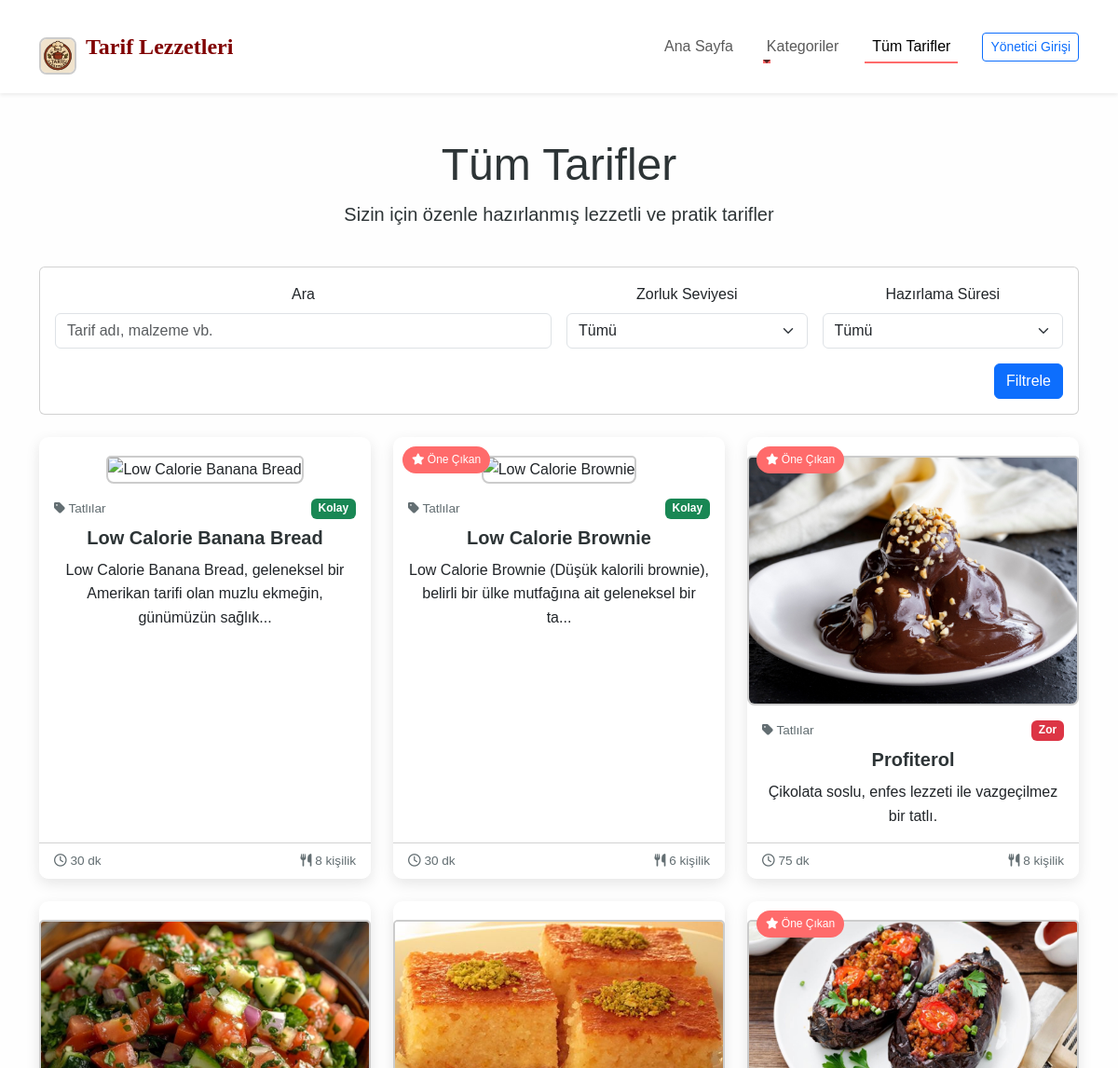
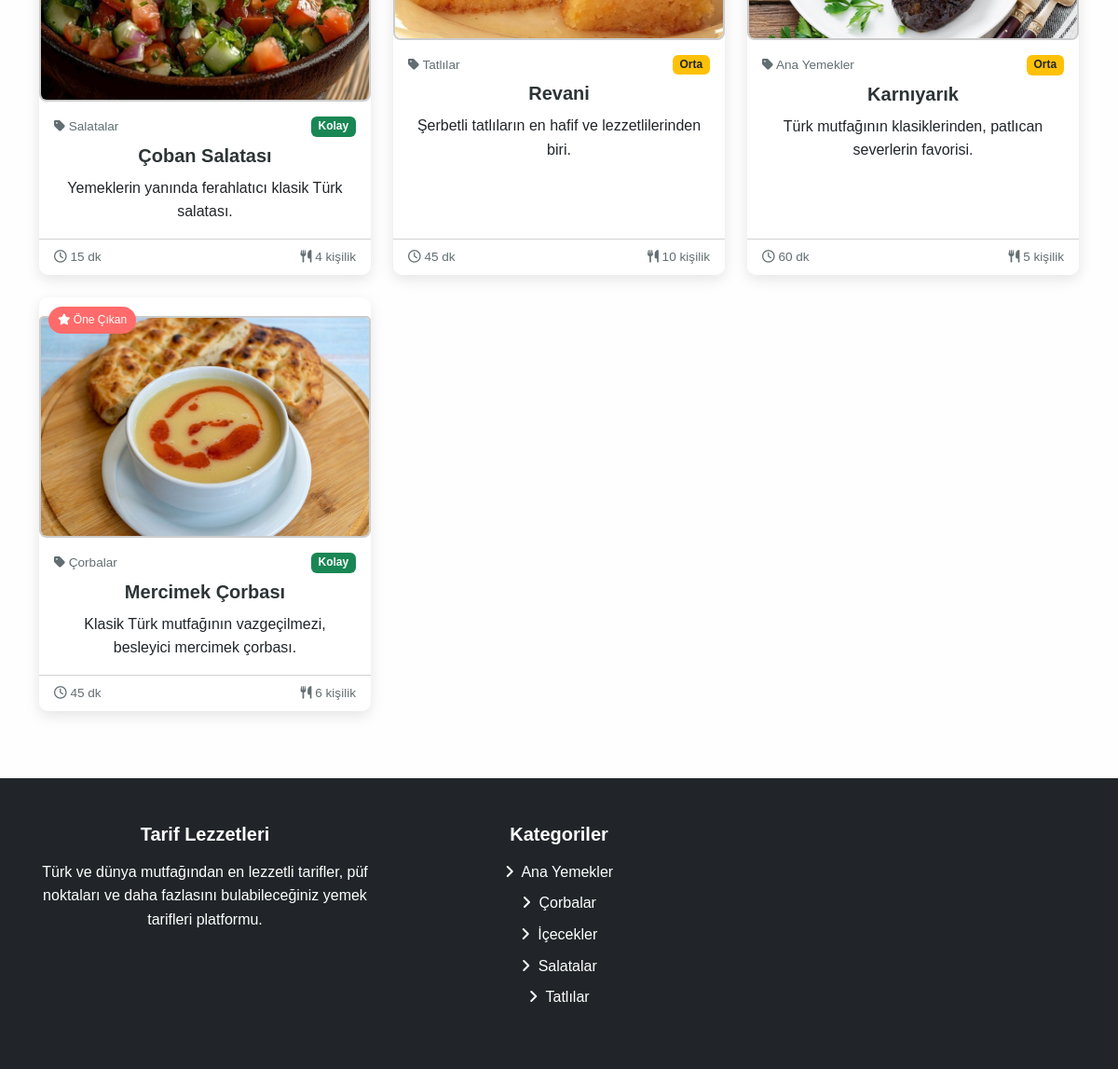
/tarifler.php, run on the app's committed database (2 pictures, top to bottom).
### tables this page shows
CREATE TABLE `tarifler` (
  `id` int(11) NOT NULL,
  `kategori_id` int(11) NOT NULL,
  `tarif_adi` varchar(255) NOT NULL,
  `aciklama` text NOT NULL,
  `malzemeler` text NOT NULL,
  `yapilis` text NOT NULL,
  `sure` int(11) NOT NULL COMMENT 'Dakika cinsinden',
  `porsiyon` int(11) NOT NULL,
  `zorluk` enum('Kolay','Orta','Zor') NOT NULL DEFAULT 'Orta',
  `resim` varchar(255) DEFAULT NULL,
  `video_url` varchar(255) DEFAULT NULL,
  `eklenme_tarihi` timestamp NOT NULL DEFAULT current_timestamp(),
  `guncelleme_tarihi` timestamp NULL DEFAULT NULL ON UPDATE current_timestamp(),
  `yazar` varchar(100) DEFAULT NULL,
  `one_cikan` tinyint(1) NOT NULL DEFAULT 0,
  `goruntulenme` int(11) NOT NULL DEFAULT 0
);

CREATE TABLE `kategoriler` (
  `id` int(11) NOT NULL,
  `kategori_adi` varchar(100) NOT NULL,
  `aciklama` text DEFAULT NULL,
  `resim` varchar(255) DEFAULT NULL,
  `olusturma_tarihi` timestamp NOT NULL DEFAULT current_timestamp()
);

### includes/config.php (called while the page is built, shortened)
<?php
try {
    $db = new PDO("mysql:host=".DB_HOST.";dbname=".DB_NAME.";charset=utf8", DB_USER, DB_PASS);
    $db->setAttribute(PDO::ATTR_ERRMODE, PDO::ERRMODE_EXCEPTION);
    $db->setAttribute(PDO::ATTR_DEFAULT_FETCH_MODE, PDO::FETCH_ASSOC);
} catch(PDOException $e) {
    die("Veritabanı bağlantı hatası: " . $e->getMessage());
}
function kisalt($icerik, $uzunluk = 100) {
    if(strlen($icerik) > $uzunluk) {
        $icerik = substr($icerik, 0, $uzunluk) . '...';
    }
    return $icerik;
}
function kategorileri_getir() {
    global $db;
    $sorgu = $db->query("SELECT * FROM kategoriler ORDER BY kategori_adi ASC");
    return $sorgu->fetchAll();
}

### tarifler.php (the view, shortened to what this page needs)
<?php
include 'includes/header.php';
$aranan = isset($_GET['q']) ? guvenlik($_GET['q']) : '';
$sayfa = isset($_GET['sayfa']) && is_numeric($_GET['sayfa']) ? (int)$_GET['sayfa'] : 1;
$limit = 12;
$baslangic = ($sayfa - 1) * $limit;
$sql = "SELECT * FROM tarifler";
$sql .= " ORDER BY eklenme_tarihi DESC LIMIT :baslangic, :limit";
$sorgu = $db->prepare($sql);
$sorgu->bindValue(':baslangic', $baslangic, PDO::PARAM_INT);
$sorgu->bindValue(':limit', $limit, PDO::PARAM_INT);
$sorgu->execute();
$tarifler = $sorgu->fetchAll();
?>
<div class="container">
    <div class="row mb-4">
        <div class="col-12">
            <h1 class="display-5 text-center">Tüm Tarifler</h1>
            <p class="lead text-center">Sizin için özenle hazırlanmış lezzetli ve pratik tarifler</p>
        </div>
    </div>
    <div class="card mb-4">
        <div class="card-body">
            <form action="tarifler.php" method="GET" class="row g-3">
                <div class="col-md-6">
                    <label for="q" class="form-label">Ara</label>
                    <input type="text" class="form-control" id="q" name="q" placeholder="Tarif adı, malzeme vb." value="<?php echo $aranan; ?>">
                </div>
                <div class="col-md-3">
                    <label for="zorluk" class="form-label">Zorluk Seviyesi</label>
                    <select class="form-select" id="zorluk" name="zorluk">
                        <option value="">Tümü</option>
                    </select>
                </div>
                <div class="col-md-3">
                    <label for="sure" class="form-label">Hazırlama Süresi</label>
                    <select class="form-select" id="sure" name="sure">
                        <option value="">Tümü</option>
                    </select>
                </div>
                <div class="col-12 text-end">
                    <button type="submit" class="btn btn-primary">Filtrele</button>
                </div>
            </form>
        </div>
    </div>
    <div class="row">
        <?php if(count($tarifler) > 0): ?>
            <?php foreach($tarifler as $tarif): ?>
            <div class="col-lg-4 col-md-6 mb-4">
                <div class="card recipe-card h-100">
                    <div class="recipe-image">
                        <?php if($tarif['one_cikan']): ?>
                        <div class="recipe-featured"><i class="fas fa-star"></i> Öne Çıkan</div>
                        <?php endif; ?>
                    </div>
                    <div class="card-body">
                        <div class="recipe-meta d-flex justify-content-between mb-2">
                            <span class="recipe-category"><i class="fas fa-tag"></i> <?php
                                $kat_sorgu = $db->prepare("SELECT kategori_adi FROM kategoriler WHERE id = :id");
                                $kat_sorgu->execute(['id' => $tarif['kategori_id']]);
                                $kategori = $kat_sorgu->fetch();
                                echo $kategori['kategori_adi'];
                            ?></span>
                            <span class="recipe-difficulty badge <?php
                                if($tarif['zorluk'] == 'Kolay') echo 'bg-success';
                                elseif($tarif['zorluk'] == 'Orta') echo 'bg-warning text-dark';
                                else echo 'bg-danger';
                            ?>"><?php echo $tarif['zorluk']; ?></span>
                        </div>
                        <h5 class="card-title"><a href="tarif_detay.php?id=<?php echo $tarif['id']; ?>" class="text-decoration-none"><?php echo $tarif['tarif_adi']; ?></a></h5>
                        <p class="card-text"><?php echo kisalt($tarif['aciklama'], 100); ?></p>
                    </div>
                    <div class="card-footer bg-white d-flex justify-content-between align-items-center">
                        <div class="recipe-time"><i class="far fa-clock"></i> <?php echo $tarif['sure']; ?> dk</div>
                        <div class="recipe-portions"><i class="fas fa-utensils"></i> <?php echo $tarif['porsiyon']; ?> kişilik</div>
                    </div>
                </div>
            </div>
            <?php endforeach; ?>
        <?php endif; ?>
    </div>
</div>
<?php include 'includes/footer.php'; ?>

### includes/footer.php (shortened to what this page needs)
 </main>
    <footer class="bg-dark text-white py-5">
        <div class="container">
            <div class="row">
                <div class="col-md-4 mb-4 mb-md-0">
                    <h5 class="mb-3">Tarif Lezzetleri</h5>
                    <p>Türk ve dünya mutfağından en lezzetli tarifler, püf noktaları ve daha fazlasını bulabileceğiniz yemek tarifleri platformu.</p>
                </div>
                <div class="col-md-4 mb-4 mb-md-0">
                    <h5 class="mb-3">Kategoriler</h5>
                    <ul class="list-unstyled">
                        <?php
                        $footer_kategoriler = kategorileri_getir();
                        foreach($footer_kategoriler as $kategori):
                        ?>
                        <li class="mb-2"><a href="kategori.php?id=<?php echo $kategori['id']; ?>" class="text-white text-decoration-none"><i class="fas fa-angle-right me-1"></i> <?php echo $kategori['kategori_adi']; ?></a></li>
                        <?php endforeach; ?>
                    </ul>
                </div>
    </footer>
</body>
</html>

### assets/css/style.css (style rules this page uses)
:root { --primary: #ff6b6b; --secondary: #4ecdc4; --dark: #2d3436; --light: #f9f9f9; --gray: #dfe6e9; --success: #55efc4; --warning: #ffeaa7; --danger: #ff7675; --info: #74b9ff; }
body { font-family: 'Nunito', -apple-system, BlinkMacSystemFont, "Segoe UI", Roboto, "Helvetica Neue", Arial, sans-serif; color: var(--dark); background-color: var(--light); line-height: 1.6; }
a { color: var(--primary); transition: all 0.3s ease; }
.recipe-card { border: none; border-radius: 10px; overflow: hidden; box-shadow: 0 5px 15px rgba(0, 0, 0, 0.1); transition: transform 0.3s, box-shadow 0.3s; }
.recipe-image { position: relative; overflow: hidden; }
.recipe-featured { position: absolute; top: 10px; left: 10px; background-color: var(--primary); color: white; padding: 5px 10px; font-size: 0.75rem; border-radius: 20px; z-index: 1; }
.recipe-card .card-title { font-weight: 700; margin-bottom: 10px; }
.recipe-card .card-title a { color: var(--dark); text-decoration: none; }
.recipe-category { font-size: 0.85rem; color: #636e72; }
.recipe-time, .recipe-portions { font-size: 0.85rem; color: #636e72; }
footer { background-color: var(--dark); color: white; padding: 60px 0 30px; }
footer h5 { margin-bottom: 20px; font-weight: 700; }
body { text-align: center; font-family: Arial, sans-serif; background-color: #fefefe; }

### data on the page
tarifler: kategori.kategori_adi "Tatlılar", zorluk "Kolay", tarif_adi "Low Calorie Banana Bread", aciklama "Low Calorie Banana Bread, geleneksel bir Amerikan tarifi olan muzlu ekmeğin, günümüzün sağlık...", sure "30", porsiyon "8"
tarifler: one_cikan 1 (drawn), kategori.kategori_adi "Tatlılar", zorluk "Kolay", tarif_adi "Low Calorie Brownie", aciklama "Low Calorie Brownie (Düşük kalorili brownie), belirli bir ülke mutfağına ait geleneksel bir ta...", sure "30", porsiyon "6"
tarifler: one_cikan 1 (drawn), kategori.kategori_adi "Tatlılar", zorluk "Zor", tarif_adi "Profiterol", aciklama "Çikolata soslu, enfes lezzeti ile vazgeçilmez bir tatlı.", sure "75", porsiyon "8"
tarifler: kategori.kategori_adi "Salatalar", zorluk "Kolay", tarif_adi "Çoban Salatası", aciklama "Yemeklerin yanında ferahlatıcı klasik Türk salatası.", sure "15", porsiyon "4"
tarifler: kategori.kategori_adi "Tatlılar", zorluk "Orta", tarif_adi "Revani", aciklama "Şerbetli tatlıların en hafif ve lezzetlilerinden biri.", sure "45", porsiyon "10"
tarifler: one_cikan 1 (drawn), kategori.kategori_adi "Ana Yemekler", zorluk "Orta", tarif_adi "Karnıyarık", aciklama "Türk mutfağının klasiklerinden, patlıcan severlerin favorisi.", sure "60", porsiyon "5"
tarifler: one_cikan 1 (drawn), kategori.kategori_adi "Çorbalar", zorluk "Kolay", tarif_adi "Mercimek Çorbası", aciklama "Klasik Türk mutfağının vazgeçilmezi, besleyici mercimek çorbası.", sure "45", porsiyon "6"
kategoriler: kategori_adi "Ana Yemekler"
kategoriler: kategori_adi "Çorbalar"
kategoriler: kategori_adi "İçecekler"
kategoriler: kategori_adi "Salatalar"
kategoriler: kategori_adi "Tatlılar"

### other printed values
SITE_TITLE "Tarif Lezzetleri"
